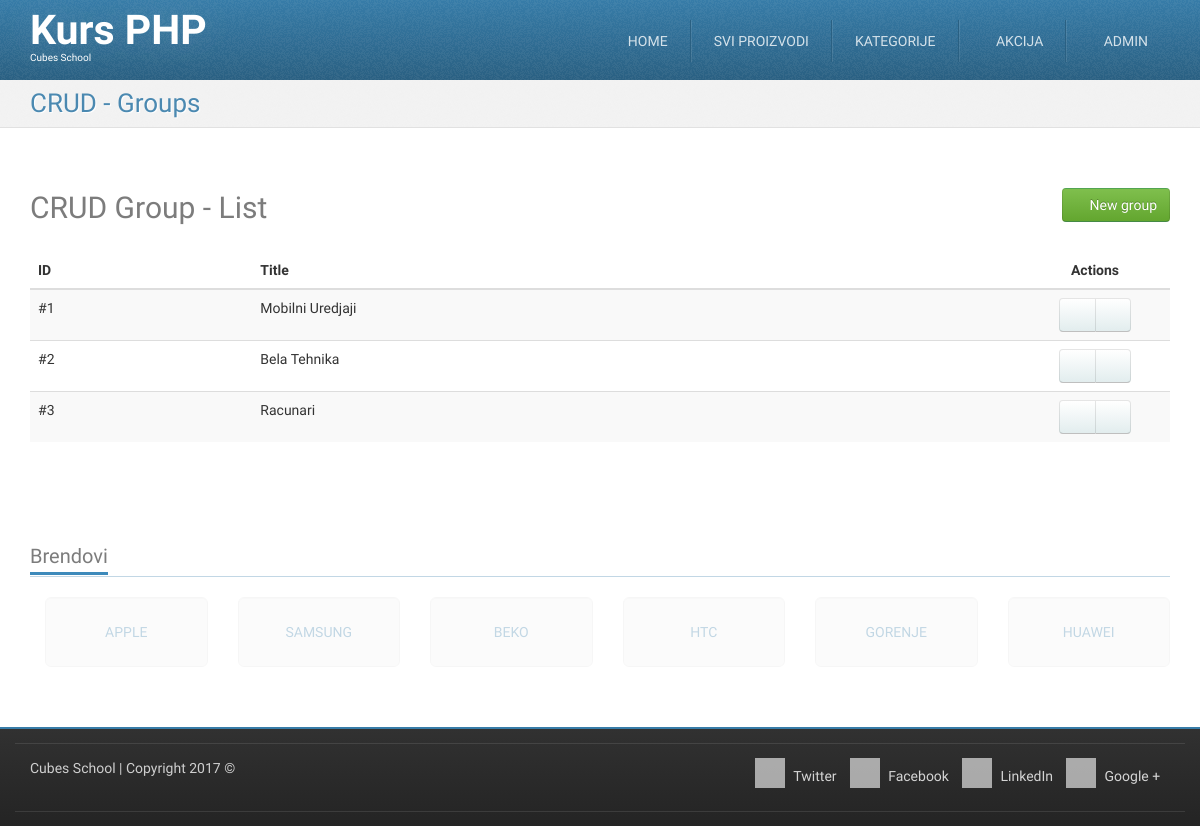
The app's page /crud-group-list.php (signed in), older data.
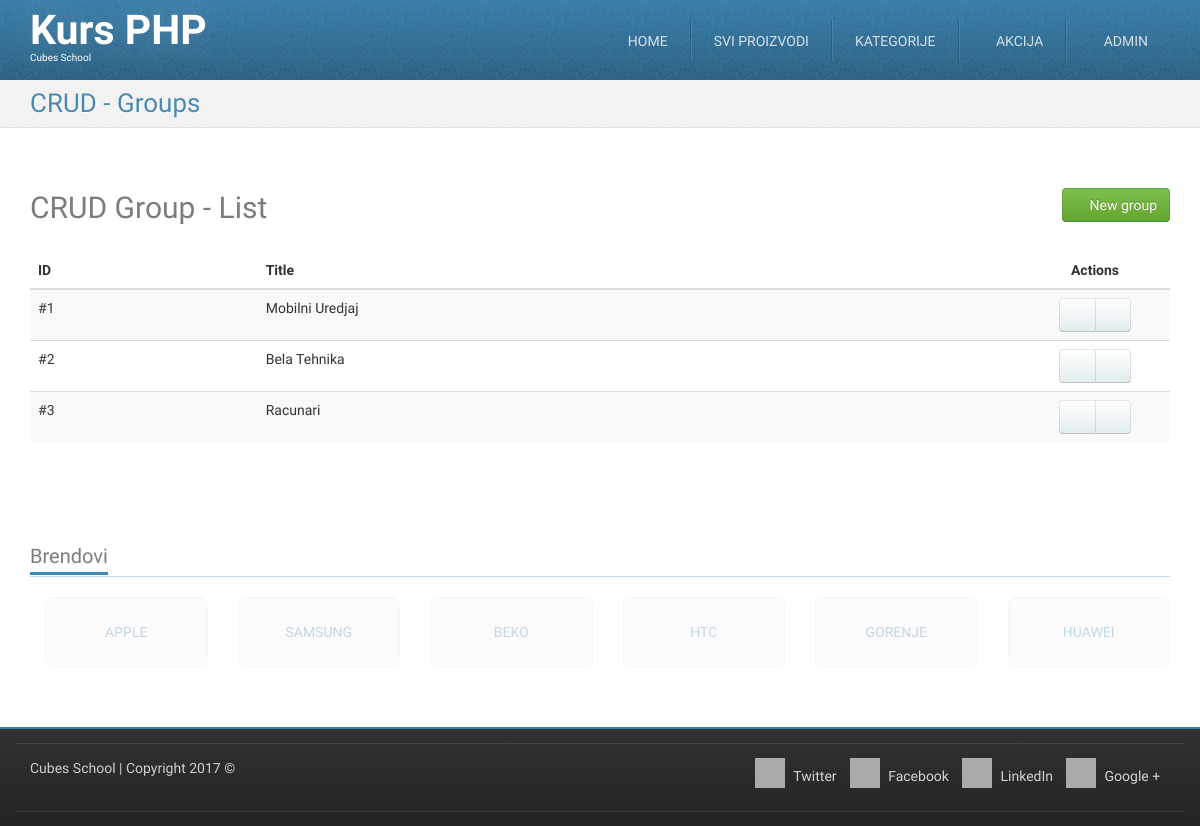
The same page, newer data.
### tables this page shows
CREATE TABLE `groups` (
  `id` int(11) NOT NULL,
  `title` varchar(255) NOT NULL
);

### crud-group-list.php (called while the page is built, shortened)
<?php
require_once __DIR__ . '/models/m_groups.php';
$groups=groupsFetchAll();
require_once __DIR__ . '/views/layout/header.php';
require_once __DIR__ . '/views/templates/t_crud-group-list.php';
require_once __DIR__ . '/views/layout/footer.php';

### models/m_groups.php (called while the page is built, shortened)
<?php
require_once __DIR__ . '/m_database.php';
function groupsFetchAll() {
	$query = "SELECT `groups`.* FROM `groups`";
	return dbFetchAll($query);
}

### models/m_database.php (called while the page is built, shortened)
<?php
function dbGetLink() {
	static $link;
	if (!isset($link)) {
		$link = mysqli_connect('127.0.0.1', 'cubes', 'cubes', 'cubesphp');
	}
	return $link;
}
function dbQuery($query) {
	$link = dbGetLink();
	$result = mysqli_query($link, $query);
	return $result;
}
function dbFetchAll($query) {
	$result = dbQuery($query);
	return mysqli_fetch_all($result, MYSQLI_ASSOC);
}

### views/templates/t_crud-group-list.php (the view)
<div id="highlighted">
    <div class="container">
        <div class="header">
            <h2 class="page-title">
                <span>CRUD - Groups</span>
            </h2>
        </div>
    </div>
</div>
<div id="content">
    <div class="container portfolio">
        <div class="row">
            <div class="col-md-12">
                <h2>
                    CRUD Group - List
                    <a href="/crud-group-insert.php" class="pull-right btn btn-success">
                        <i class="fa fa-plus-circle"></i>
                        New group
                    </a>
                </h2>
            </div>
        </div>
        <div class="row">
            <div class="col-md-12">
                <table class="table table-striped table-hover">
                    <thead>
                        <tr>
                            <th>ID</th>
                            <th>Title</th>
                            <th class="actions text-center">Actions</th>
                        </tr>
                    </thead>
                    <tbody>
                     <?php foreach ($groups as $group) {?>
                                <tr>
                                    <td>
                                        #<?php echo htmlspecialchars($group['id']);?>
                                    </td>
                                    <td>
                                        <?php echo htmlspecialchars($group['title']);?>
                                    </td>
                                    <td class="text-center">
                                        <div class="btn-group">
                                            <a href="/crud-group-edit.php?id=<?php echo htmlspecialchars($group['id']); ?>" class="btn btn-default"><i class="fa fa-pencil"></i></a>
                                            <a href="/crud-group-delete.php?id=<?php echo htmlspecialchars($group['id']); ?>" class="btn btn-default"><i class="fa fa-trash"></i></a>
                                        </div>
                                    </td>
                                </tr>
                            <?php } ?>
                </table>
            </div>
        </div>
    </div>
</div>

Row changes from the older to the newer data that the page shows:
changed groups id 1: title "Mobilni Uredjaji" → "Mobilni Uredjaj"
